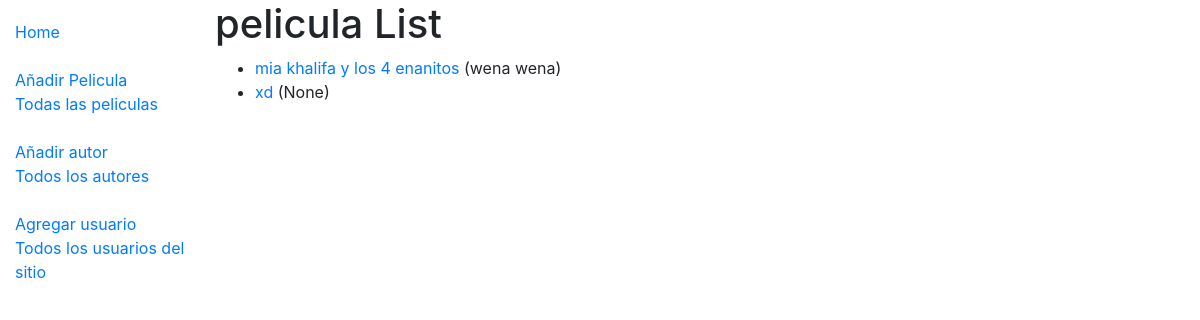
/catalog/peliculas/, run on an earlier commit of the app's database.
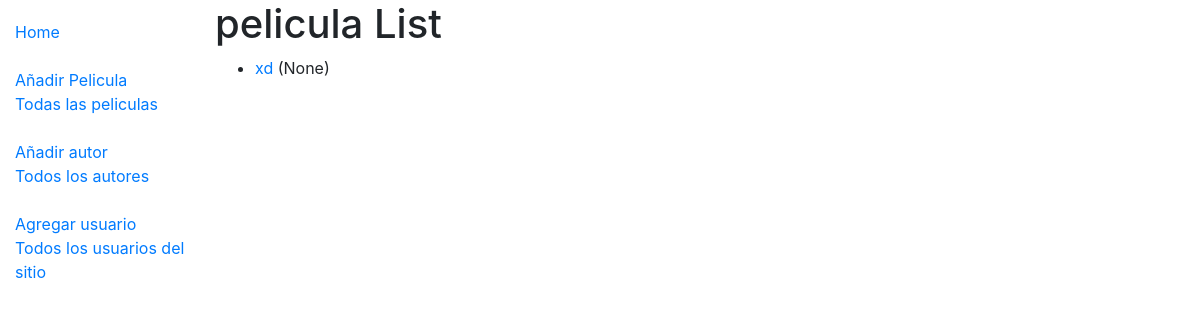
And on a later commit of the database.
### catalog/models.py (models this page shows, shortened)
class pelicula(models.Model):
	nombre_pelicula = models.CharField(max_length=200)
	autor = models.ForeignKey('Autor',on_delete=models.SET_NULL,null=True)
	summary = models.TextField(max_length=1000,help_text='Ingrese informacion de la pelicula')
	genre = models.ManyToManyField(Genre)
	def get_absolute_url(self):
		return reverse("pelicula-detail", args=[str(self.id)])

class Autor(models.Model):
	nombre_author = models.CharField(max_length=50)
	def __str__(self):
		return self.nombre_author

### catalog/views.py (the view)
# urls.py: path('peliculas/', views.peliculaListView.as_view(),name='peliculas'),
class peliculaListView(generic.ListView):
    model = pelicula
    paginate_by = 10

### catalog/templates/catalog/pelicula_list.html
{% extends "base_generic.html" %}
{% block content %}
    <h1>pelicula List</h1>
    <form method="get" action="{% url 'peliculas' %}">
      {% if pelicula_list %}
      <ul>
        {% for pelicula in pelicula_list %}
        <li>
          <a href="{{ pelicula.get_absolute_url }}">{{ pelicula.nombre_pelicula }}</a> ({{pelicula.autor}})
        </li>
        {% endfor %}
      </ul>
        {% else %}
          <p>There are no peli in the library.</p>
      {% endif %}
    </form>
{% endblock %}

What changed in the data, as far as the page shows it:
removed pelicula: nombre_pelicula "mia khalifa y los 4 enanitos", autor "wena wena"
